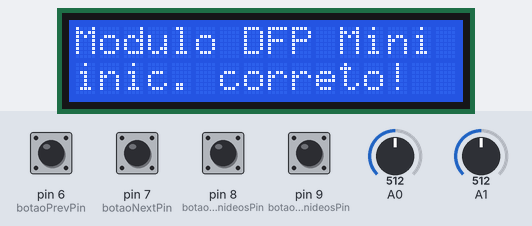
This sketch was run on a simulated Arduino Uno, built with avr-gcc and run on an emulated ATmega328P. On the bench: 16×2 character LCD. The inputs (shaded band) are chosen by the test bench; at power-on: pin 6 (botaoPrevPin), pin 7 (botaoNextPin), pin 8 (botaoLantanideosPin), pin 9 (botaoActinideosPin) HIGH, A1 = 512, A0 = 512. The audio player accepts every command and is not drawn; what the sketch prints to the serial monitor is not drawn.

Above: at 7.8 s.
7.9 s: A1 set to 0
At 8.6 s:
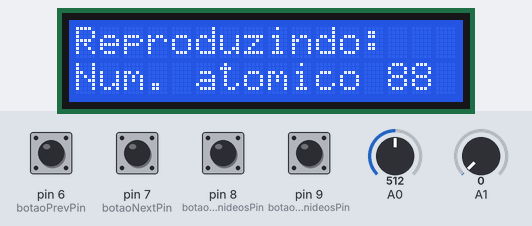
9.7 s: A0 set to 0
At 10.38 s:
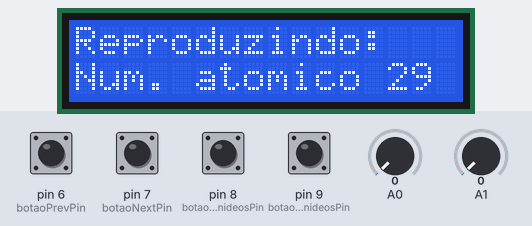
12.7 s: pin 7 (botaoNextPin) pulled LOW for 1 s
At 13.63 s:
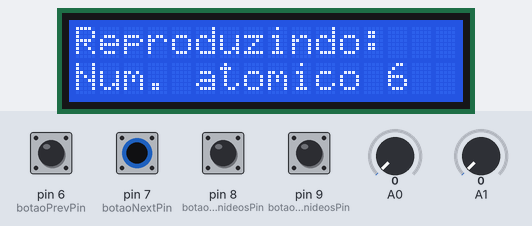
14.3 s: pin 6 (botaoPrevPin) pulled LOW for 1 s
At 15.2 s:
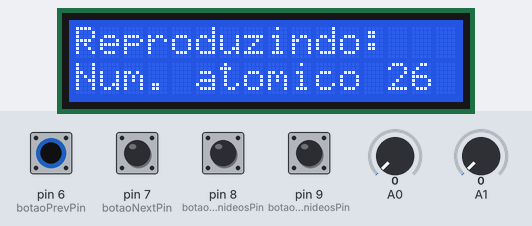
15.9 s: A1 set to 122
At 16.9 s:
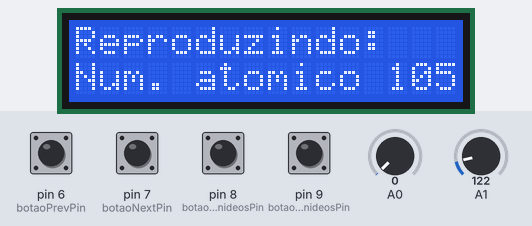

Measured:
- after the input at 7.9 s, the display: changes after 0.09 s (image 1)

The sketch:

tabela_1.2.6.ino
```cpp
// Inclusão das Bibliotecas
#include "SoftwareSerial.h"
#include "DFRobotDFPlayerMini.h"
#include <Wire.h>
#include <LiquidCrystal_I2C.h>
#include <avr/wdt.h> // Biblioteca para watchdog timer

// Inicia a serial para Módulo DFPlayer Mini e cria variável para controle do módulo
SoftwareSerial mySoftwareSerial(10, 11); // RX, TX
DFRobotDFPlayerMini myDFPlayer;

// Inicializa a biblioteca LCD com o endereço I2C 0x27
LiquidCrystal_I2C lcd(0x27, 16, 2); // Endereço I2C, 16 colunas, 2 linhas

// Função para imprimir o número atômico no LCD e no monitor serial
void imprimirNumeroAtomico(int numeroAudio) {
  int numeroAtomico = numeroAudio + 1; // Calcula o número atômico
  lcd.clear();
  lcd.setCursor(0, 0);
  lcd.print("Reproduzindo:");
  lcd.setCursor(0, 1);
  lcd.print("Num. atomico ");
  lcd.print(numeroAtomico);

  // Envia a informação para o monitor serial
  Serial.print("Numero Atomico ");
  Serial.println(numeroAtomico);
}

// Função para reiniciar o Arduino
void reiniciarArduino() {
  wdt_enable(WDTO_15MS); // Habilita o watchdog timer para reiniciar o Arduino em 15 ms
  while (true) {} // Aguarda o watchdog reiniciar o Arduino
}

const int linhas = 7; // Total de períodos (linhas)
const int colunas = 18; // Total de grupos (colunas)


// Matriz representando a tabela periódica
int tabelaPeriodica[linhas][colunas] = {
    {1, 0, 0, 0, 0, 0, 0, 0, 0, 0, 0, 0, 0, 0, 0, 0, 0, 2}, // Primeiro período
    {3, 4, 0, 0, 0, 0, 0, 0, 0, 0, 0, 0, 0, 0, 0, 5, 6, 0}, // Segundo período
    {11, 12, 0, 0, 0, 0, 0, 0, 0, 0, 0, 0, 13, 14, 15, 16, 17, 18}, // Terceiro período
    {19, 20, 21, 22, 23, 24, 25, 26, 27, 28, 29, 30, 31, 32, 33, 34, 35, 36}, // Quarto período
    {37, 38, 39, 40, 41, 42, 43, 44, 45, 46, 47, 48, 49, 50, 51, 52, 53, 54}, // Quinto período
    {55, 56, 0, 72, 73, 74, 75, 76, 77, 78, 79, 80, 81, 82, 83, 84, 85, 86}, // Sexto período, com lantanídeos substituídos por zero
    {87, 88, 0, 104, 105, 106, 107, 108, 109, 110, 111, 112, 113, 114, 115, 116, 117, 118} // Sétimo período, com actinídeos substituídos por zero
};


int linhaAtual = 0; // Período inicial
int colunaAtual = 0; // Grupo inicial
const int botaoNextPin = 7; // Pin do botão Next
const int botaoPrevPin = 6; // Pin do botão Previous
const int botaoLantanideosPin = 8; // Pin do botão para lantanídeos
const int botaoActinideosPin = 9; // Pin do botão para actinídeos

void setup() {
    Serial.begin(115200); // Inicializa a serial do Arduino
    mySoftwareSerial.begin(9600); // comunicação com o módulo

    // Inicializa a comunicação com o LCD via I2C
    lcd.begin();
    lcd.backlight();
    lcd.print("Inicializando...");

    // Verifica se o módulo está conectado e se cartão SD foi inserido
    Serial.println();
    Serial.println(F("DFRobot DFPlayer Mini"));
    Serial.println(F("Inicializando módulo DFPlayer..."));
    lcd.setCursor(0, 1);
    lcd.print("DFP Mini");
    delay(2000);

    if (!myDFPlayer.begin(mySoftwareSerial)) {
        Serial.println(F("Não inicializado:"));
        Serial.println(F("- Verifique se módulo foi corretamente conectado ou"));
        Serial.println(F("- Insira um cartão SD"));
        lcd.clear();
        lcd.setCursor(0, 0);
        lcd.print("Nao inicializado");
        lcd.setCursor(0, 1);
        lcd.print("Verif. conexoes");
        reiniciarArduino(); // Chama a função para reiniciar o Arduino
    }

    // Definições iniciais
    myDFPlayer.setTimeOut(500); // Timeout serial 500ms
    myDFPlayer.volume(30); // Volume (de 0 até 30)
    myDFPlayer.EQ(0); // Equalização normal

    Serial.println();
    Serial.print("Número de arquivos no cartão: ");
    int numFiles = myDFPlayer.readFileCounts(DFPLAYER_DEVICE_SD);
    Serial.println(numFiles);

    lcd.clear();
    lcd.setCursor(0, 0);
    lcd.print("Num. arquivos:");
    lcd.setCursor(0, 1);
    lcd.print(numFiles);

    delay(2000);

    Serial.println();
    Serial.println(F("Módulo DFPlayer Mini inicializado corretamente!"));
    lcd.clear();
    lcd.setCursor(0, 0);
    lcd.print("Modulo DFP Mini");
    lcd.setCursor(0, 1);
    lcd.print("inic. correto!");
    delay(2000);

    pinMode(botaoNextPin, INPUT_PULLUP); // Configurar o pino do botão Next como entrada com pull-up interno
    pinMode(botaoPrevPin, INPUT_PULLUP); // Configurar o pino do botão Previous como entrada com pull-up interno
    pinMode(botaoLantanideosPin, INPUT_PULLUP); // Configurar o pino do botão Lantanídeos como entrada com pull-up interno
    pinMode(botaoActinideosPin, INPUT_PULLUP); // Configurar o pino do botão Actinídeos como entrada com pull-up interno
}

unsigned long previousMillis = 0; // Variável para armazenar o tempo
const long interval = 10; // Intervalo mínimo recomendado para verificação (10 ms)
unsigned long lastActivityMillis = 0; // Variável para armazenar o tempo da última atividade
const long timeout = 60000; // Tempo de inatividade em milissegundos (60 segundos)

// Variáveis globais para armazenar estado da reprodução e a próxima ação
bool isPlaying = false;
bool isLoopEnabled = false; // Variável para armazenar o estado do loop
int elementoAtual = 1; // Variável para armazenar o elemento atual, inicializada com 1

void loop() {
    unsigned long currentMillis = millis(); // Obtém o tempo atual

    if (currentMillis - previousMillis >= interval) {
        previousMillis = currentMillis; // Atualiza o tempo

        int eixoX = analogRead(A0); // Joystick eixo x
        int eixoY = analogRead(A1); // Joystick eixo y
        int estadoBotaoNext = digitalRead(botaoNextPin); // Ler o estado do botão Next
        int estadoBotaoPrev = digitalRead(botaoPrevPin); // Ler o estado do botão Previous
        int estadoBotaoLantanideos = digitalRead(botaoLantanideosPin); // Ler o estado do botão Lantanídeos
        int estadoBotaoActinideos = digitalRead(botaoActinideosPin); // Ler o estado do botão Actinídeos

        bool posicaoMudou = false;

        // Mapeia o movimento do joystick
        if (eixoX == 1022) {
            colunaAtual++;
            if (colunaAtual >= colunas) colunaAtual = 0; // Loop de volta ao início
            posicaoMudou = true;
        } else if (eixoX == 0) {
            colunaAtual--;
            if (colunaAtual < 0) colunaAtual = colunas - 1; // Loop de volta ao final
            posicaoMudou = true;
        }

        if (eixoY == 1022) {
            linhaAtual++;
            if (linhaAtual >= linhas) linhaAtual = 0; // Loop de volta ao início
            posicaoMudou = true;
        } else if (eixoY == 0) {
            linhaAtual--;
            if (linhaAtual < 0) linhaAtual = linhas - 1; // Loop de volta ao final
            posicaoMudou = true;
        }

        // Se a posição mudou, armazena e reproduz o novo áudio
        if (posicaoMudou) {
            elementoAtual = tabelaPeriodica[linhaAtual][colunaAtual];
            if (elementoAtual != 0) {
                myDFPlayer.play(elementoAtual);
                imprimirNumeroAtomico(elementoAtual); // Chama a função para imprimir o número atômico
                isPlaying = true;
                lastActivityMillis = currentMillis; // Atualiza o tempo da última atividade
            }
        }

        // Ação para o botão Next
        if (estadoBotaoNext == LOW) {
            elementoAtual++; // Incrementa o elemento atual
            myDFPlayer.play(elementoAtual); // Reproduz o novo áudio
            imprimirNumeroAtomico(elementoAtual); // Chama a função para imprimir o número atômico
            isPlaying = true;
            lastActivityMillis = currentMillis; // Atualiza o tempo da última atividade
            delay(200); // Pequeno atraso para evitar múltiplas leituras
        }

        // Ação para o botão Previous
        if (estadoBotaoPrev == LOW) {
            if (elementoAtual > 1) {
                elementoAtual--; // Decrementa o elemento atual
                myDFPlayer.play(elementoAtual); // Reproduz o novo áudio
                imprimirNumeroAtomico(elementoAtual); // Chama a função para imprimir o número atômico
                isPlaying = true;
                lastActivityMillis = currentMillis; // Atualiza o tempo da última atividade
            }
            delay(200); // Pequeno atraso para evitar múltiplas leituras
        }

        // Verifica se a reprodução atual terminou
        if (isPlaying && myDFPlayer.readState() != 1) { // 1 é o código para reprodução em andamento
            isPlaying = false;
            lastActivityMillis = currentMillis; // Reinicia o tempo de inatividade após o áudio terminar
        }

        // Verifica se o dispositivo está ocioso por 60 segundos
        if ((currentMillis - lastActivityMillis >= timeout) && !isPlaying) {
            myDFPlayer.play(1); // Reproduz o áudio 1
            imprimirNumeroAtomico(1); // Chama a função para imprimir o número atômico
            isPlaying = true;
            lastActivityMillis = currentMillis; // Atualiza o tempo da última atividade
        }
    }
}
```
